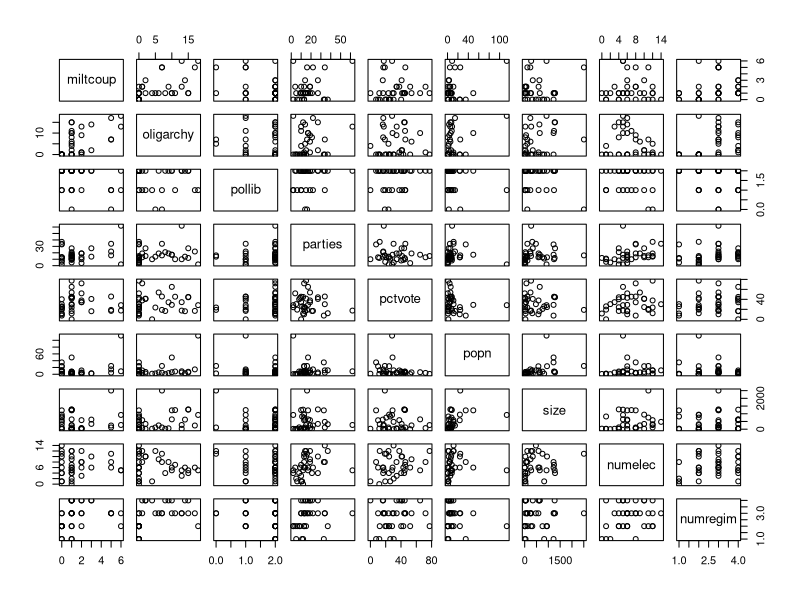
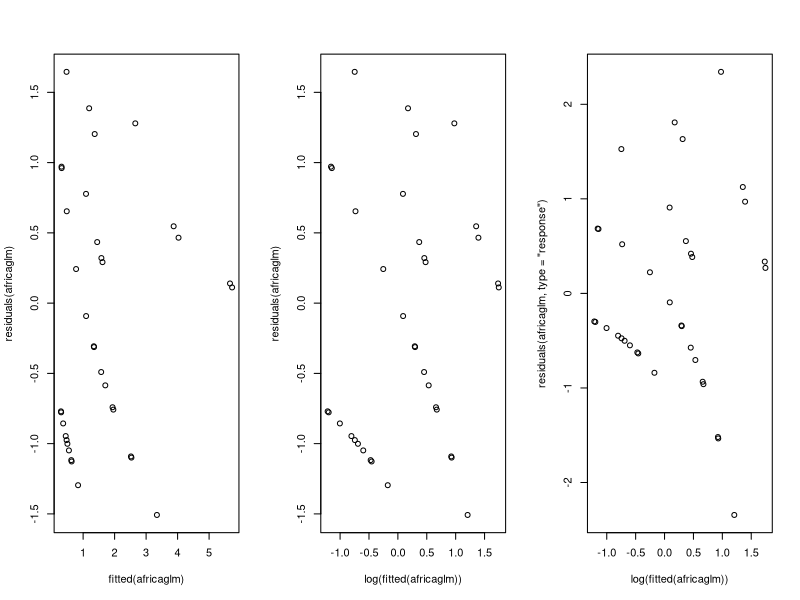
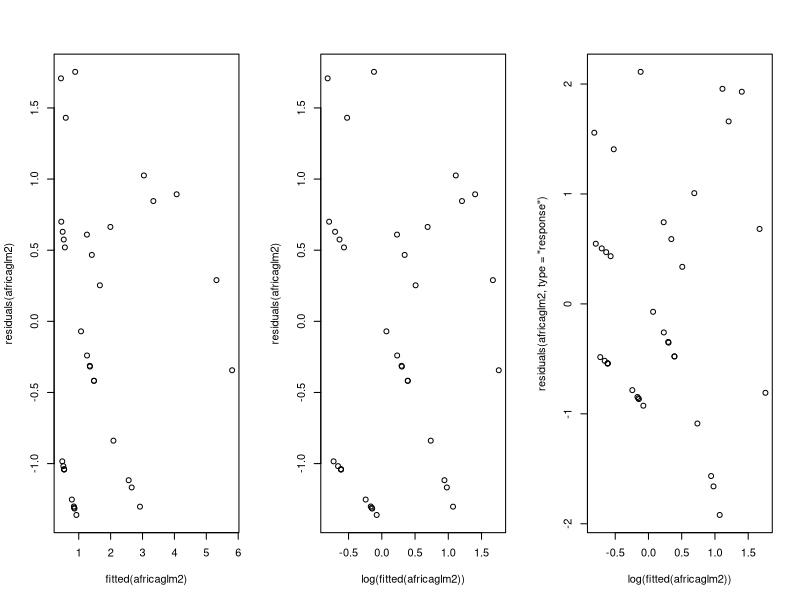

Here is the R script that generated these plots, in order:
## ---- chunk 1
knitr::opts_chunk$set(echo = TRUE)
## ---- chunk 2
africa = read.table("africa.txt", header = TRUE)
plot(africa)
## ---- chunk 3
africa$pollib = factor(africa$pollib)
africaglm=glm(miltcoup~oligarchy+pollib+parties+pctvote+popn+size+numelec+numregim, family=poisson,data=africa)
summary(africaglm)
## ---- chunk 4
par(mfrow=c(1,3))
plot(fitted(africaglm),residuals(africaglm))
plot(log(fitted(africaglm)),residuals(africaglm))
plot(log(fitted(africaglm)),residuals(africaglm, type="response"))
## ---- chunk 5
summary(glm(miltcoup~oligarchy+pollib+parties+pctvote+popn+size+numelec+numregim, family=poisson,data=africa))
summary(glm(miltcoup~oligarchy+pollib+parties+pctvote+popn+size+numregim, family=poisson,data=africa))
summary(glm(miltcoup~oligarchy+pollib+parties+pctvote+popn+size, family=poisson,data=africa))
summary(glm(miltcoup~oligarchy+pollib+parties+pctvote+popn, family=poisson,data=africa))
summary(glm(miltcoup~oligarchy+pollib+parties+pctvote, family=poisson,data=africa))
summary(glm(miltcoup~oligarchy+pollib+parties, family=poisson,data=africa))
## ---- chunk 6
africaglm2=glm(miltcoup~oligarchy+pollib+parties, family=poisson,data=africa)
with(summary(africaglm2), 1 - deviance/null.deviance)
summary(africaglm2)
par(mfrow=c(1,3))
plot(fitted(africaglm2),residuals(africaglm2))
plot(log(fitted(africaglm2)),residuals(africaglm2))
plot(log(fitted(africaglm2)),residuals(africaglm2, type="response"))
